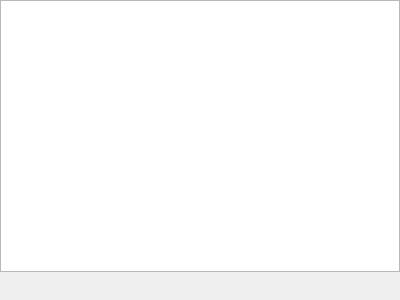
<?xml version="1.0" encoding="UTF-8"?>
<ui version="4.0">
 <class>InputDisplay</class>
 <widget class="QWidget" name="InputDisplay">
  <property name="geometry">
   <rect>
    <x>0</x>
    <y>0</y>
    <width>400</width>
    <height>300</height>
   </rect>
  </property>
  <property name="sizePolicy">
   <sizepolicy hsizetype="Ignored" vsizetype="Ignored">
    <horstretch>0</horstretch>
    <verstretch>0</verstretch>
   </sizepolicy>
  </property>
  <property name="windowTitle">
   <string>My Input Display</string>
  </property>
  <layout class="QVBoxLayout" name="verticalLayout">
   <property name="spacing">
    <number>0</number>
   </property>
   <property name="leftMargin">
    <number>0</number>
   </property>
   <property name="topMargin">
    <number>0</number>
   </property>
   <property name="rightMargin">
    <number>0</number>
   </property>
   <property name="bottomMargin">
    <number>0</number>
   </property>
   <item>
    <widget class="QGraphicsView" name="graphicsView"/>
   </item>
   <item>
    <widget class="QLabel" name="pianoLabel">
     <property name="text">
      <string/>
     </property>
    </widget>
   </item>
   <item>
    <widget class="QLabel" name="pianoTagLabel">
     <property name="text">
      <string/>
     </property>
    </widget>
   </item>
  </layout>
 </widget>
 <resources/>
 <connections/>
</ui>
